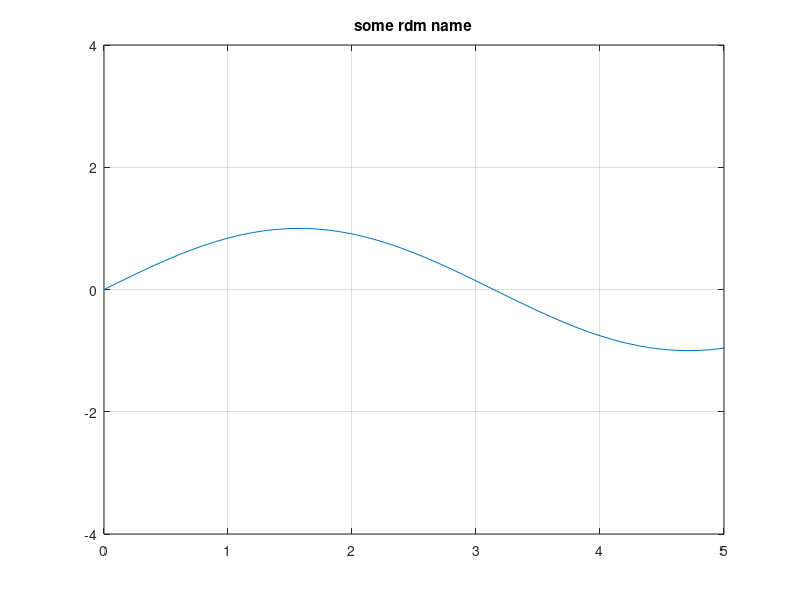
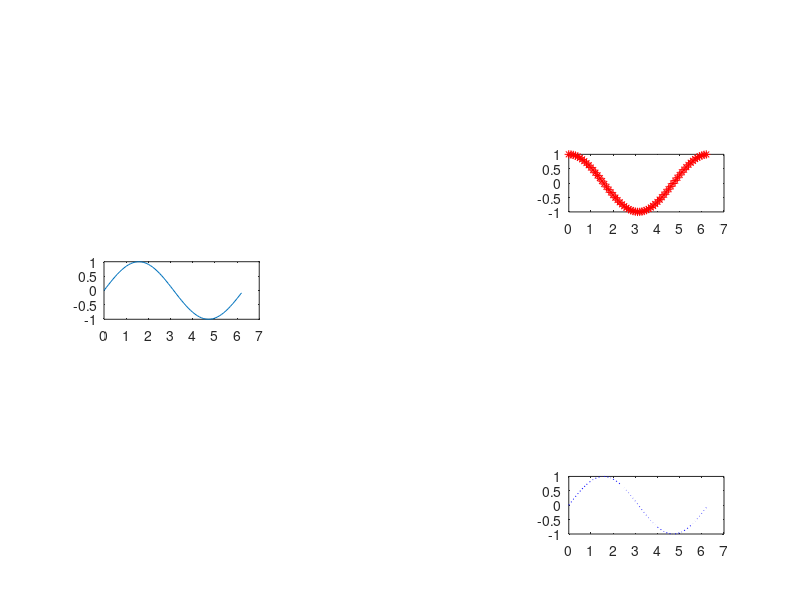

The MATLAB script that drew these images, in order: (Note: this script raises an error after producing the figures.)
%% display
disp('Hallo Welt')




%% fprintf
a=6.5;

% number
fprintf('Der Inhalt von a ist: %d\n', a)


% float with six dec.
fprintf('Der Inhalt von a ist: %f\n', a)


% float with two dec.
fprintf('Der Inhalt von a ist: %.2f\n', a)

% float with two dec., a*2, 4 does nothing in matlab 
% (min 4 spaces are created)
fprintf('Der Inhalt von a ist: %4.2f\n', a*2)

%same as L23 but with 20
fprintf('Der Inhalt von a ist: %10.2f\n', a*2)


a=1234567890;

fprintf('Der Inhalt von a ist: %4.2f\n', a*2)


%%
x=13.67
fprintf('x=%.0f\n', x)

%% multiple fprintf's in a row x
x=[3 5 7 9]

%one per row with the prefix x=
fprintf('x=%f\n',x)
% three in a row
fprintf('%f %f\n',x)
% four in a row
fprintf('%f %f %f %f\n',x)

%% multiple fprintf's in a row A
A=[1 2; 3 4]

%one per row with the prefix x=
fprintf('x=%f\n',A)
% three in a row
fprintf('%f %f\n',A(1,:))
% four in a row
fprintf('%f %f %f %f\n',A(:))

%% Input
A=[1 2; 3 4];

a=input('Bitte etwas eingeben\n')
%% input int (it rounds the value to the next natural number)
% -> 9.8 to 10

a=int32(input('Type some rdm int in: \n'))

%% allows a random input with numbers and letters
%
a=input('Bitte etwas eingeben', 's')

%% first plot more info on P275
x=0:.1:2*pi;
y=sin(x);
plot(x,y)


title('some rdm name')
grid("on")

xlim([3 6])
ylim([-1.5 1])

%in one command:
% axis([0 5 -4 4])
%% P275
x=0:.1:2*pi;
y=sin(x);
plot(x,y)


title('some rdm name')
grid("on")

%in one command:
axis([0 5 -4 4])

%% plot in another window
%adds a new window, won't overwrite the old window
figure

x=0:.1:2*pi;
y=sin(x);
plot(x,y)


%% how to plot multiple plots in one window
% 5 Rows,  3 collumbs, start plotting into the 7th subplot
subplot(5,3,7)

x=0:.1:2*pi;
y=sin(x);
plot(x,y)


% 5 Rows,  3 collumbs, start plotting into the 6th subplot
subplot(5,3,6)

x=0:.1:2*pi;
y=cos(x);
plot(x,y,'r*')

% 5 Rows,  3 collumbs, start plotting into the 15th subplot
subplot(5,3,15)

x=0:.1:2*pi;
y=sin(x);
plot(x,y, 'b:')

title(mytext)

